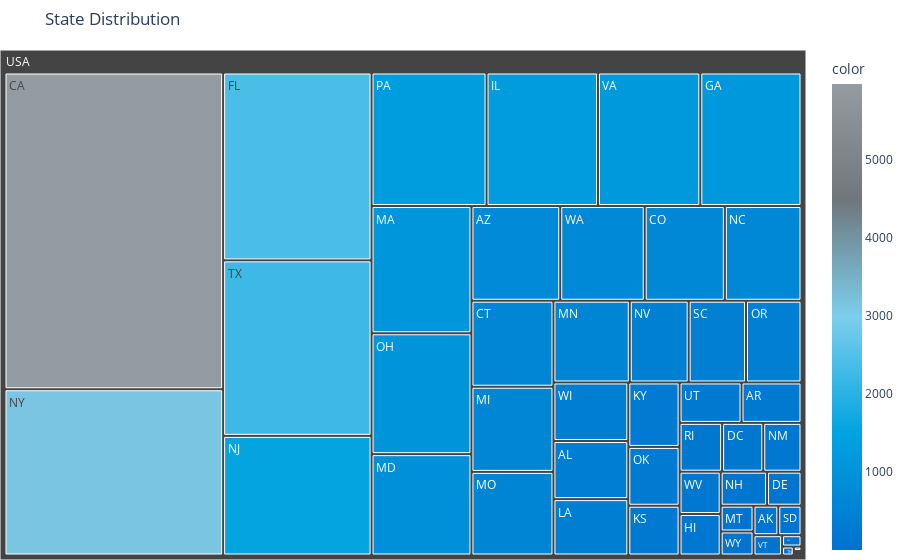

Write notebook code for a chart like this one.
### Code cell
import plotly.express as px

# Define McKinsey color palette
mckinsey_colors = ["#0072CE", "#00A3E0", "#7BCFED", "#6F777D", "#949CA1"]

# Get value counts of states
state_counts = loan_df_filtered['addr_state'].value_counts()

# Create tree map chart with custom colors
fig = px.treemap(names=state_counts.index, parents=["USA"] * len(state_counts), values=state_counts.values,
                 color=state_counts.values, color_continuous_scale=mckinsey_colors)
fig.update_layout(title='State Distribution', margin=dict(t=50, l=0, r=0, b=0))
fig.show()

### Figure 1 — Plotly figure (JSON) as saved in the notebook; plotly's stock layout.template omitted (floating-point values rounded to 4 significant figures)
{"data": [{"domain": {"x": [0, 1], "y": [0, 1]}, "hovertemplate": "label=%{label}<br>value=%{value}<br>parent=%{parent}<br>color=%{color}<extra></extra>", "labels": ["CA", "NY", "FL", "TX", "NJ", "PA", "IL", "VA", "GA", "MA", "OH", "MD", "AZ", "WA", "CO", "NC", "CT", "MI", "MO", "MN", "NV", "SC", "OR", "WI", "AL", "LA", "KY", "OK", "KS", "UT", "AR", "RI", "DC", "NM", "WV", "HI", "NH", "DE", "MT", "WY", "AK", "SD", "VT", "MS", "TN", "ID", "IA", "NE", "IN"], "marker": {"coloraxis": "coloraxis", "colors": [5971, 3134, 2404, 2246, 1531, 1324, 1283, 1178, 1165, 1096, 1041, 873, 725, 690, 654, 626, 608, 602, 591, 538, 415, 404, 391, 378, 375, 364, 285, 260, 220, 216, 209, 179, 173, 161, 150, 147, 136, 101, 73, 68, 63, 59, 50, 19, 9, 3, 1, 1, 1]}, "name": "", "parents": ["USA", "USA", "USA", "USA", "USA", "USA", "USA", "USA", "USA", "USA", "USA", "USA", "USA", "USA", "USA", "USA", "USA", "USA", "USA", "USA", "USA", "USA", "USA", "USA", "USA", "USA", "USA", "USA", "USA", "USA", "USA", "USA", "USA", "USA", "USA", "USA", "USA", "USA", "USA", "USA", "USA", "USA", "USA", "USA", "USA", "USA", "USA", "USA", "USA"], "type": "treemap", "values": [5971, 3134, 2404, 2246, 1531, 1324, 1283, 1178, 1165, 1096, 1041, 873, 725, 690, 654, 626, 608, 602, 591, 538, 415, 404, 391, 378, 375, 364, 285, 260, 220, 216, 209, 179, 173, 161, 150, 147, 136, 101, 73, 68, 63, 59, 50, 19, 9, 3, 1, 1, 1]}], "layout": {"coloraxis": {"colorbar": {"title": {"text": "color"}}, "colorscale": [[0, "#0072CE"], [0.25, "#00A3E0"], [0.5, "#7BCFED"], [0.75, "#6F777D"], [1, "#949CA1"]]}, "legend": {"tracegroupgap": 0}, "margin": {"b": 0, "l": 0, "r": 0, "t": 50}, "title": {"text": "State Distribution"}}}
